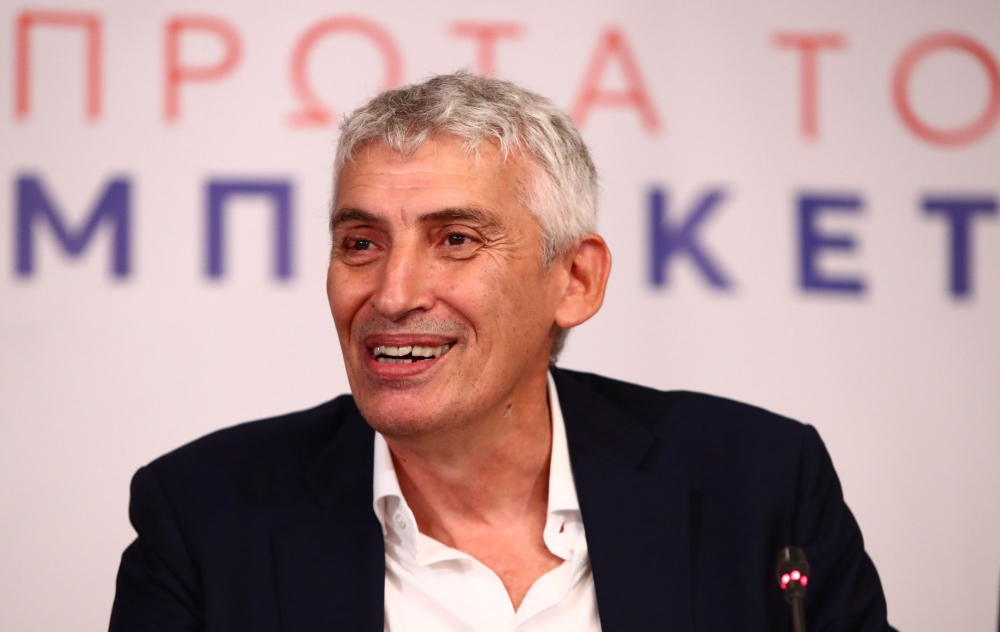
#> input picture oneoff/fasoulas.jpg, 2000 x 1263 px (shown at 1/2 size)
$ python fix_once.py
#> lines starting #> are read from the running program, lines starting #| are printed output that depends on the picture
#> (reads oneoff/fasoulas.json from the repository)
### card.py
"""Featured images we draw ourselves (no third-party photos -> no copyright risk)."""
import io
import os
import textwrap
import urllib.request

from PIL import Image, ImageDraw, ImageFont

W, H = 1200, 675
HERE = os.path.dirname(os.path.abspath(__file__))
BLACK = os.path.join(HERE, "fonts", "NotoSans-Black.ttf")
BOLD = os.path.join(HERE, "fonts", "NotoSans-Bold.ttf")
ORANGE = (245, 132, 38)


def _rgb(hex_):
    hex_ = hex_.lstrip("#")
    return tuple(int(hex_[i:i + 2], 16) for i in (0, 2, 4))


def _darken(c, f=0.55):
    return tuple(int(v * f) for v in c)


def _font(path, size):
    return ImageFont.truetype(path, size)


# [8 lines left out: function _fit, not called in this run]


_logos = {}


# [105 lines left out: functions _logo, crest_colour, _badge, _footer, game_card, news_card and 1 more, not called in this run]


YUNET = os.path.join(os.path.dirname(os.path.abspath(__file__)), "models", "face_detection_yunet_2023mar.onnx")


def _face(photo):
    """(x, y, w, h) of the largest real face, or None.

    YuNet (OpenCV's neural face detector, model in models/) first: it ignores shoes, shirts and tiny faces in the
    crowd that the old Haar cascade took for faces (2026-10-29: photos of a torso / of legs went on articles).
    Only a confident (score >= 0.8), sizeable face (>= 8% of the height) counts. Haar is only the fallback
    when YuNet is unavailable. Needs opencv-python-headless < 5."""
    try:
        import cv2
        import numpy as np
    except Exception:            # OpenCV missing: fall back to the plain crop
        return None
    arr = np.array(photo)
#> arr is the input picture: shape (1263, 2000, 3); mean R, G, B 177.3, 148.8, 149.8
    if os.path.exists(YUNET) and hasattr(cv2, "FaceDetectorYN"):
        try:
            bgr = cv2.cvtColor(arr, cv2.COLOR_RGB2BGR)
            scale = min(1.0, 1280 / max(photo.size))       # big Commons originals: detect on a smaller copy
            if scale < 1:
                bgr = cv2.resize(bgr, (int(photo.width * scale), int(photo.height * scale)))
            h, w = bgr.shape[:2]
            det = cv2.FaceDetectorYN.create(YUNET, "", (w, h), 0.8, 0.3, 5000)
            _, faces = det.detect(bgr)
            faces = [] if faces is None else [f for f in faces if f[3] >= h * 0.08]
            if not faces:
                return None
            f = max(faces, key=lambda f: f[2] * f[3])
            return tuple(int(round(v / scale)) for v in f[:4])
        except Exception:
            pass
    try:
        gray = cv2.cvtColor(arr, cv2.COLOR_RGB2GRAY)
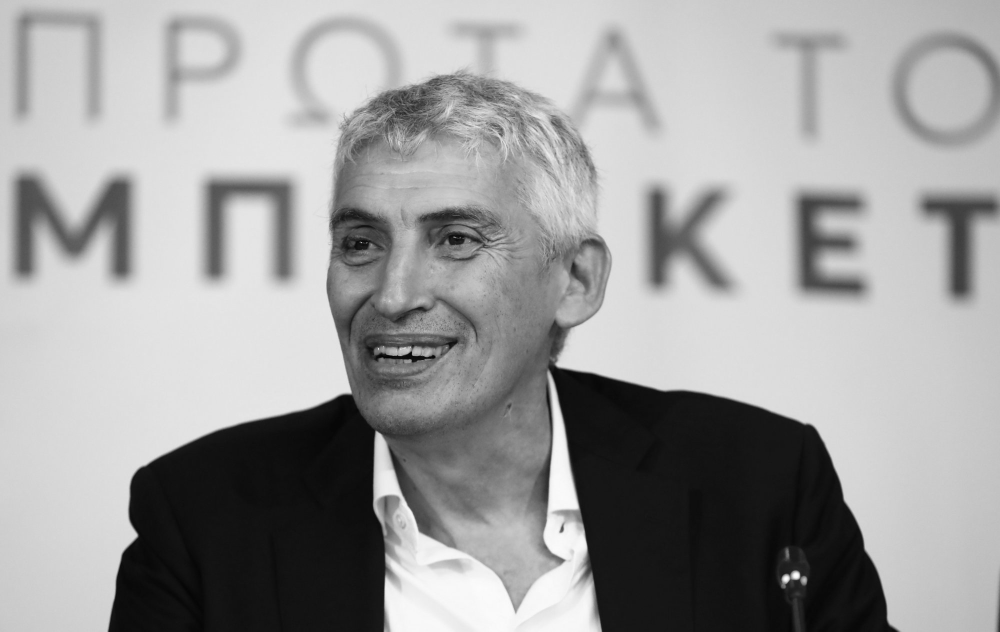
#> gray: shape (1263, 2000) (shown at 1/2 size); min 1, max 254, mean 157.5
        det = cv2.CascadeClassifier(cv2.data.haarcascades + "haarcascade_frontalface_default.xml")
        faces = det.detectMultiScale(gray, 1.1, 6, minSize=(max(60, photo.width // 16),) * 2)
#> faces = [[561, 284, 505, 505]]
    except Exception:
        return None
    if len(faces) == 0:
        return None
    return tuple(int(v) for v in max(faces, key=lambda f: f[2] * f[3]))


# [7 lines left out: function face_share, not called in this run]


def photo_card(path, photo):
    """Person photo filling the whole 16:9 frame (user, 2026-10-28: widescreen, never a narrow photo
    between blurred bars), cropped so the whole head stays visible: some room above the hair, face a bit
    above the middle."""
    from PIL import ImageEnhance, ImageFilter
    face = _face(photo)
#> face = (561, 284, 505, 505)
    scale = max(W / photo.width, H / photo.height)
#> scale = 0.6
    if face and face[3] * scale > H * 0.75:
        # a very tight portrait: filling the width would cut the face, so it stays a little narrower
        # (face at 60% of the height) on a blurred, darkened copy of itself
        small = min(scale, H * 0.6 / face[3])
        fg = photo.resize((round(photo.width * small), round(photo.height * small)), Image.LANCZOS)
        fy = face[1] * small
        top = int(min(max(fy - face[3] * small * 0.3, 0), max(fg.height - H, 0)))
        fg = fg.crop((0, top, fg.width, min(top + H, fg.height)))
        bg = photo.resize((round(photo.width * scale) + 1, round(photo.height * scale) + 1), Image.LANCZOS)
        bg = bg.crop(((bg.width - W) // 2, (bg.height - H) // 2, (bg.width - W) // 2 + W, (bg.height - H) // 2 + H))
        out = ImageEnhance.Brightness(bg.filter(ImageFilter.GaussianBlur(30))).enhance(0.5)
        out.paste(fg, ((W - fg.width) // 2, (H - fg.height) // 2))
        out.save(path, "JPEG", quality=90)
        return path
    img = photo.resize((max(W, round(photo.width * scale)), max(H, round(photo.height * scale))), Image.LANCZOS)
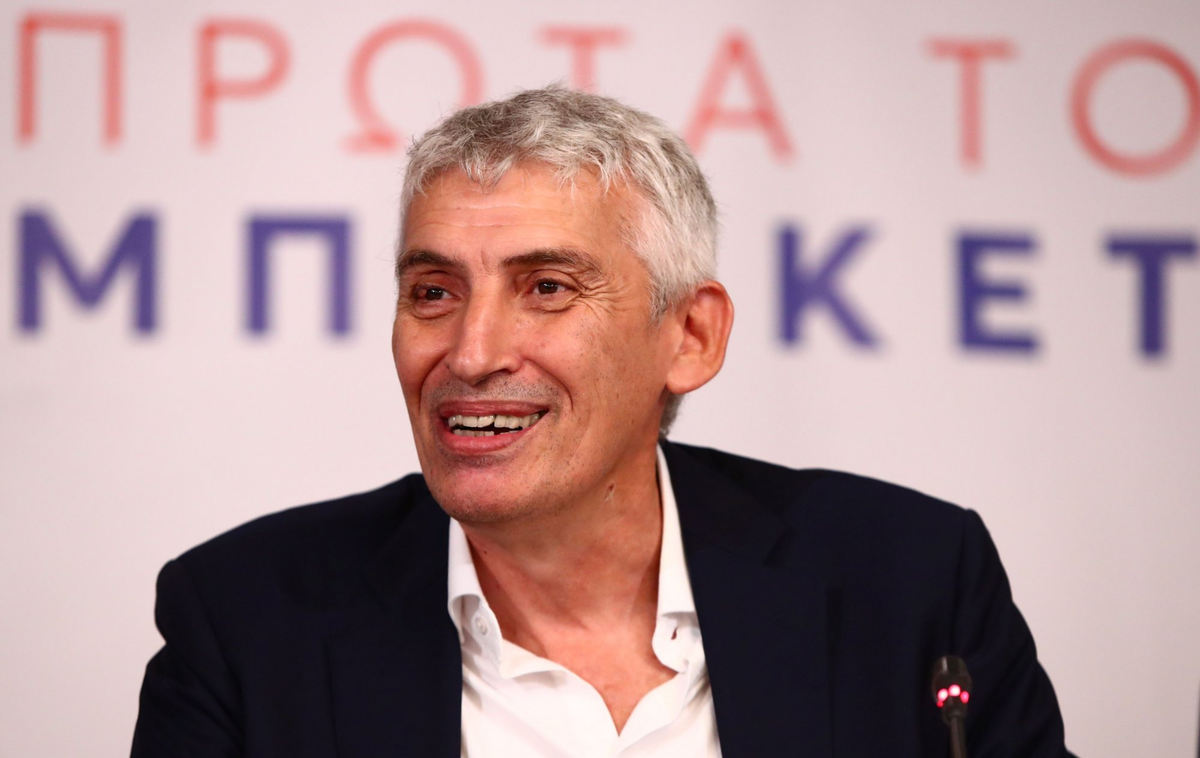
#> img: PIL image 1200x758 RGB; mean R, G, B 177.3, 148.8, 149.8
    if face:
        fx, fy, fh = (face[0] + face[2] / 2) * scale, face[1] * scale, face[3] * scale
#> fx = 488.1; fy = 170.4; fh = 303
        left = fx - W / 2
#> left = -111.9
        top = min(fy - fh * 0.55, fy + fh * 0.5 - H * 0.42)     # hair above the box; face above the middle
#> top = 3.75
    else:                                   # no face found: portraits keep the top, landscapes the centre
        left, top = (img.width - W) / 2, (img.height - H) * 0.06 if photo.width >= photo.height else 0
    left = int(min(max(left, 0), img.width - W))
#> left = 0
    top = int(min(max(top, 0), img.height - H))
#> top = 3
    img.crop((left, top, left + W, top + H)).save(path, "JPEG", quality=90)
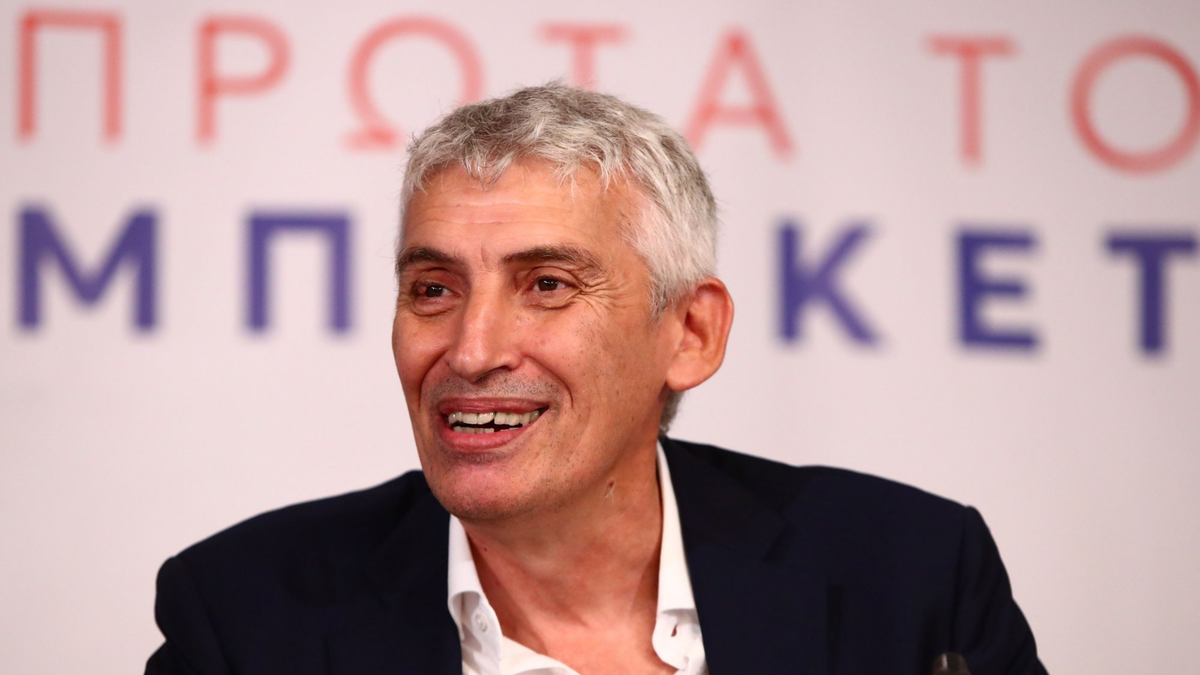
#> saved as tmp16w7s79f.jpg: PIL image 1200x675 RGB; mean R, G, B 184.8, 154.3, 154.9
    return path


# [10 lines left out: function league_card, not called in this run]

### bot.py
#!/usr/bin/env python3
"""Totalbasket news bot.

Every run:
  1. finds finished NBA games (ESPN) that we have not covered -> one article per game
  2. finds new NBA news (ESPN, RealGM) and news from the Italian, Spanish and French leagues
     (see sources.FEEDS)
  3. has Claude write an original Greek article for each, picks a featured image,
     and publishes it to totalbasket.gr in the league's category.

Env:
  WP_URL (default https://totalbasket.gr), WP_USER, WP_APP_PASSWORD
  WP_STATUS   publish | draft          (default publish)
  DRY_RUN=1   write articles to ./out instead of WordPress
  CLAUDE_MODEL (default sonnet) writes, TRIAGE_MODEL (default haiku) pre-screens news; MAX_POSTS (default 10)
  CLAUDE_CODE_OAUTH_TOKEN or ANTHROPIC_API_KEY  (used by the claude CLI)
"""
import base64
import datetime as dt
import html
import json
import os
import re
import subprocess
import sys
import tempfile
import time
import unicodedata
import urllib.error
import urllib.parse
import urllib.request

import boxscore
import card
import euro
import library
import photos
import sources
import standings
from sources import LEAGUES
from teams import TEAMS, colours, greek, logo_url

HERE = os.path.dirname(os.path.abspath(__file__))
STATE_FILE = os.path.join(HERE, "state.json")
ESPN = "https://site.api.espn.com/apis/site/v2/sports/basketball/nba"
ESPN_CONTENT = "https://content.core.api.espn.com/v1/sports/news/"

WP_URL = os.environ.get("WP_URL", "https://totalbasket.gr").rstrip("/")
WP_STATUS = os.environ.get("WP_STATUS", "publish")
DRY_RUN = os.environ.get("DRY_RUN") == "1"
# the bot runs on the owner's Claude subscription and shares its weekly limit: Opus for every item
# used it up in two days (2026-10-23), so a cheap model screens news first and Sonnet writes
MODEL = os.environ.get("CLAUDE_MODEL", "sonnet")
TRIAGE_MODEL = os.environ.get("TRIAGE_MODEL", "haiku")
# plain `claude -p` sends Claude Code's whole system prompt + tool list (~32k tokens) with every call;
# these flags cut a call to ~1k tokens plus the prompt (measured 2026-10-24)
LEAN = ["--max-turns", "1", "--tools", "", "--strict-mcp-config", "--setting-sources", "",
        "--system-prompt", "Είσαι συντάκτης ελληνικού αθλητικού site. Απαντάς μόνο με ένα JSON αντικείμενο.",
        "--effort", "low"]


def claude_cmd(model):
    return ["claude", "-p", "--output-format", "json", "--model", model, *LEAN]
MAX_POSTS = int(os.environ.get("MAX_POSTS", "15"))          # NBA articles per run (user 17/11: 15)
LEAGUE_POSTS = int(os.environ.get("LEAGUE_POSTS", "4"))     # per other league per run
TOTAL_POSTS = int(os.environ.get("TOTAL_POSTS", "35"))
ONLY = set(filter(None, os.environ.get("ONLY_LEAGUES", "").split(",")))   # test runs: e.g. "lba,acb,lnb"
GAMES_ONLY = os.environ.get("GAMES_ONLY") == "1"   # the 10-minute game-night job: results only, no news feeds
NBA_LOGO = "https://a.espncdn.com/i/teamlogos/leagues/500/nba.png"   # last resort, never a text card
NBA_CATEGORY = 6
NBA_TAG = 153
TAG_2ND_TOP = 113               # the run's most important article
TAG_3RD_TOP = 114               # 2 NBA articles per run (promote_top); European news only when important
EUROPE_TOP_IMPORTANCE = 7       # European league news gets 3rdTOP from this importance up
TAG_TOP = 112                   # main headline: EuroLeague results of Panathinaikos / Olympiacos
GREEK_EL = re.compile(r"(?i)panathinaikos|olympiacos")
GREEK_EC = re.compile(r"(?i)\baris\b|\bpaok\b")


# [8 lines left out: function euro_top_tag, not called in this run]
SKIP_SEASON_TYPES = {1, 4}       # preseason, all-star
RECAP_WAIT_HOURS = 3             # wait this long for the AP recap (it carries the quotes)
EURO_WAIT_HOURS = float(os.environ.get("EURO_WAIT_HOURS", "0"))   # user wants the result article right after the game
NEWS_MAX_AGE_HOURS = float(os.environ.get("NEWS_MAX_AGE_HOURS") or 30)   # a new feed's first run may look further back
MAX_JUDGE = int(os.environ.get("MAX_JUDGE") or 0)   # >0 overrides each feed's max_judge (backlog runs)
MAX_ATTEMPTS = 3

UA = {"User-Agent": "Mozilla/5.0 (Macintosh; Intel Mac OS X 10_15_7) AppleWebKit/537.36 (KHTML, like Gecko) Chrome/130.0 Safari/537.36"}


def log(*a):
    print(time.strftime("%H:%M:%S"), *a, flush=True)


def now():
    return dt.datetime.now(dt.timezone.utc)


# [152 lines left out: functions retry, get_json, strip_html, load_state, save_state, finished_games and 4 more, not called in this run]


# ---------------------------------------------------------------- Claude

STYLE = """Είσαι συντάκτης του ελληνικού site μπάσκετ totalbasket.gr και γράφεις για το NBA και τα ευρωπαϊκά πρωταθλήματα.

Κανόνες:
- Γράφεις ΠΡΩΤΟΤΥΠΟ άρθρο στα ελληνικά, με δικά σου λόγια. ΔΕΝ μεταφράζεις παράγραφο-παράγραφο το ξένο κείμενο (αγγλικό, ιταλικό, ισπανικό ή γαλλικό).
- Χρησιμοποιείς ΜΟΝΟ γεγονότα, αριθμούς και δηλώσεις που υπάρχουν στα δεδομένα. Δεν εφευρίσκεις τίποτα.
- Για στατιστικά παικτών, αν διαφέρει το recap από το box score, ισχύει το box score.
- Δηλώσεις προπονητών/παικτών: μεταφράζεις στα ελληνικά, μέσα σε «εισαγωγικά», με σαφή απόδοση (ποιος το είπε). Διάλεξε τις 1-3 πιο ενδιαφέρουσες.
- Ονόματα παικτών/προπονητών με ελληνικούς χαρακτήρες όπως τα γράφουν τα ελληνικά αθλητικά site (π.χ. Λεμπρόν Τζέιμς, Νίκολα Γιόκιτς, Βίκτορ Ουεμπανιάμα, Σάι Γκίλτζιους-Αλεξάντερ, Γιάννης Αντετοκούνμπο).
- NBA ομάδες με το ελληνικό τους παρατσούκλι όπως δίνεται στα δεδομένα (Λέικερς, Σέλτικς, Νικς ...). Εναλλακτικά για ποικιλία η πόλη (π.χ. «το Λος Άντζελες», «η Βοστώνη»).
- Ευρωπαϊκές ομάδες όπως τις γράφει ο ελληνικός αθλητικός τύπος (π.χ. Ρεάλ Μαδρίτης, Μπαρτσελόνα, Μπασκόνια, Βαλένθια, Μάλαγα, Βίρτους Μπολόνια, Αρμάνι Μιλάνο, Νάπολι, Μάξιμα Ρόμα, Παρί, Βιλερμπάν, Μονακό, Λε Μαν).
- Αν συμμετέχει Έλληνας παίκτης ή προπονητής, τον αναδεικνύεις.
- Ύφος ζωντανό, δημοσιογραφικό, όπως ένα ελληνικό αθλητικό site. Όροι όπως triple-double, double-double, rookie, clutch μένουν στα αγγλικά.
- Μορφή κειμένου: 4-6 παράγραφοι, HTML μόνο με <p class="wp-block-paragraph">, <strong> (λίγο, για τα πιο σημαντικά) και <blockquote class="wp-block-quote"><p>...</p></blockquote> αν θες για μία δήλωση. Τίποτα άλλο.
- Τίτλος: σύντομος, πιασάρικος, ελληνικός, χωρίς τελεία, χωρίς emoji. Μπορεί να έχει δήλωση σε «» ή θαυμαστικό όπως ο ελληνικός αθλητικός τύπος.
- Μην αναφέρεις ESPN, AP ή άλλο μέσο ως πηγή του κειμένου.
- Αν το κείμενο της πηγής είναι πολύ σύντομο, γράψε σύντομη είδηση (2-3 παράγραφοι) μόνο με όσα υπάρχουν· μην «φουσκώνεις».
- Αν ένα όνομα υπάρχει ήδη γραμμένο στους τίτλους του "already_on_site", χρησιμοποίησε ΑΚΡΙΒΩΣ την ίδια ελληνική γραφή.
- Τίτλος και κείμενο ΜΟΝΟ με ελληνικούς χαρακτήρες στα ονόματα (ποτέ μισό ελληνικά μισό λατινικά, π.χ. «Εμπίντ» και όχι «Εμπίid»).
- photo_person: αν το άρθρο αφορά κυρίως ΕΝΑ πρόσωπο (παίκτη/προπονητή/στέλεχος), το πλήρες όνομά του στα ΑΓΓΛΙΚΑ (π.χ. "Joel Embiid"), αλλιώς "".
- photo_people: τα πλήρη ονόματα στα ΑΓΓΛΙΚΑ (όπως στη Wikipedia) των 1-3 πιο σημαντικών προσώπων του άρθρου, το σημαντικότερο πρώτο (για τη φωτογραφία).
- main_team: η ομάδα που αφορά κυρίως το άρθρο, με το επίσημο λατινικό της όνομα (π.χ. "Real Madrid Baloncesto", "Olimpia Milano", "Paris Basketball"), αλλιώς "".
- importance: 1-10 πόσο σημαντικό/ελκυστικό είναι για Έλληνα αναγνώστη (σούπερ σταρ, Έλληνες παίκτες, μεγάλες μεταγραφές = υψηλά).
- excerpt: ο υπότιτλος/περίληψη, 1-2 προτάσεις με το βασικό γεγονός.
- tagline: μία σύντομη πρόταση (έως 120 χαρακτήρες) που μπαίνει κάτω από τον τίτλο· συμπληρώνει τον τίτλο, δεν τον επαναλαμβάνει.
- meta_description: για τη Google, 130-155 χαρακτήρες, με τα κύρια ονόματα (πρόσωπο, ομάδα, διοργάνωση) και το γεγονός, φυσικά γραμμένο.
- tags: 3-6 ετικέτες στα ελληνικά όπως τις γράφει ο ελληνικός τύπος: τα πλήρη ονόματα των κύριων προσώπων (π.χ. «Γιάννης Αντετοκούνμπο»), οι ομάδες (π.χ. «Παναθηναϊκός», «Λέικερς») και η διοργάνωση αν ταιριάζει. Όχι γενικές λέξεις (π.χ. «μπάσκετ», «νίκη»).

Απαντάς ΜΟΝΟ με ένα JSON αντικείμενο, χωρίς τίποτα άλλο:
{"publish": true, "reason": "", "title": "...", "excerpt": "1-2 προτάσεις", "content": "<p ...>...</p>", "people": ["ελληνικά ονόματα των 1-4 κύριων προσώπων"], "photo_person": "", "photo_people": [], "tagline": "", "meta_description": "", "tags": [], "main_team": "", "importance": 5}"""

STATS_NOTE = """
Τα δεκάλεπτα και οι γραμμές στατιστικών των ομάδων προστίθενται ΑΥΤΟΜΑΤΑ στο τέλος· μην τα γράψεις εσύ ως λίστα.
Δώσε επιπλέον στο JSON:
"names_gr": {"<όνομα όπως στα δεδομένα>": "<ελληνικό ΕΠΩΝΥΜΟ>"} για ΟΛΟΥΣ τους παίκτες που αγωνίστηκαν και τους προπονητές,
"teams_gr": {"<όνομα ομάδας όπως στα δεδομένα>": "<ελληνικό όνομα ομάδας όπως το γράφει ο ελληνικός τύπος>"}."""

GAME_TASK = """Γράψε το άρθρο για τον αγώνα. Στην αρχή το τελικό σκορ και ο πρωταγωνιστής, μετά η εξέλιξη (περίοδοι, κρίσιμο σημείο),
οι κορυφαίοι και των δύο ομάδων με αριθμούς, οι δηλώσεις αν υπάρχουν στο recap, και τα ρεκόρ των ομάδων. Το publish είναι πάντα true.""" + STATS_NOTE

EURO_GAME_TASK = """Γράψε το άρθρο για τον αγώνα ({comp}). Τίτλος στο ύφος των ελληνικών site, π.χ. «Γηπεδούχος – Φιλοξενούμενη 85-80: ...»
(πρώτα η γηπεδούχος). Στην αρχή το τελικό σκορ και ο πρωταγωνιστής, μετά η εξέλιξη με βάση τα δεκάλεπτα (ποια ομάδα προηγήθηκε,
πού κρίθηκε), οι κορυφαίοι και των δύο ομάδων με αριθμούς (πόντοι, ριμπάουντ, ασίστ, PIR). Δεν υπάρχουν δηλώσεις στα δεδομένα:
ΜΗΝ γράψεις δηλώσεις. 3-5 παράγραφοι. Το publish είναι πάντα true.""" + STATS_NOTE


STANDINGS_TASK = """Γράψε άρθρο για τη βαθμολογία της {comp} μετά τους αγώνες της βραδιάς ({round}η αγωνιστική· η αγωνιστική μπορεί
να μην έχει ολοκληρωθεί, τότε γράψε «μετά τα πρώτα/τα χθεσινά παιχνίδια της Χης αγωνιστικής»). Τίτλος στο ύφος των ελληνικών site,
π.χ. «Η βαθμολογία της EuroLeague μετά τη νίκη του Παναθηναϊκού επί της Αρμάνι» (αν έπαιξε ελληνική ομάδα, εκείνη πρώτα).
2-3 σύντομες παράγραφοι: τα αποτελέσματα της βραδιάς, πού βρίσκονται οι ελληνικές ομάδες και ποιοι είναι στην κορυφή / στις
θέσεις που προκρίνονται. Μόνο αριθμοί από τα δεδομένα. Ο πίνακας της βαθμολογίας προστίθεται ΑΥΤΟΜΑΤΑ στο τέλος· μην τον γράψεις.
Τα ονόματα των ομάδων είναι ήδη στα ελληνικά στα δεδομένα: γράψε τα ακριβώς έτσι. Ομίλους με το γράμμα τους («Όμιλος Δ», «στον Δ' όμιλο»).
ΜΗΝ αναφέρεις προπονητές ή παίκτες: δεν υπάρχουν στα δεδομένα. Το publish είναι πάντα true."""

TEAM_NAMES = """Δώσε το ελληνικό όνομα κάθε ομάδας μπάσκετ όπως το γράφει ο ελληνικός αθλητικός τύπος (π.χ. "Panathinaikos AKTOR Athens":
"Παναθηναϊκός", "Armani Olimpia Milan": "Αρμάνι Μιλάνο", "Real Madrid": "Ρεάλ Μαδρίτης", "Aris Thessaloniki": "Άρης",
"Bahcesehir College Istanbul": "Μπαχτσεσεχίρ", "Maxima Roma": "Μάξιμα Ρόμα", "Roma Basketball": "Ρόμα"). Σύντομα, με σωστό τονισμό,
δύο διαφορετικές ομάδες ΠΟΤΕ με το ίδιο όνομα, χωρίς χορηγικά ονόματα, μόνο ελληνικοί χαρακτήρες.
Απαντάς ΜΟΝΟ JSON: {{"<όνομα>": "<ελληνικά>", ...}}

ΟΜΑΔΕΣ:
{names}"""


# [23 lines left out: functions greek_team_names, stats_block, not called in this run]

LEAGUE_TASK = """Η είδηση αφορά το {about}. Αξιολόγησέ την. Βάλε publish=false (με reason) αν: δεν αφορά την πρώτη κατηγορία
αυτού του πρωταθλήματος (π.χ. Serie A2, LEB Oro, Élite 2, γυναικείο, εφηβικό), αν είναι live/ενδιάμεσο σκορ, διαφήμιση, τηλεοπτικό πρόγραμμα,
γνώμη/ανάλυση χωρίς είδηση, ή πολύ ασήμαντο. Βάλε publish=true για αποτελέσματα με ουσία, δηλώσεις, μεταγραφές, τραυματισμούς,
απολύσεις/προσλήψεις προπονητών, τιμωρίες, οικονομικά θέματα συλλόγων και ειδήσεις για Έλληνες παίκτες/προπονητές.
ΣΗΜΑΝΤΙΚΟ: στο "already_on_site" είναι οι τίτλοι που υπάρχουν ήδη στο site. Βάλε publish=false αν η είδηση καλύπτει το ίδιο θέμα
(π.χ. το ίδιο αποτέλεσμα αγώνα, την ίδια μεταγραφή). Αν υπάρχει ήδη άρθρο με δηλώσεις του ίδιου προσώπου από τις τελευταίες
ημέρες (π.χ. ίδια συνέντευξη με άλλη γωνία), βάλε επίσης publish=false· μία συνέντευξη = ένα άρθρο."""

NEWS_TASK = """Αξιολόγησε την είδηση. Βάλε publish=false (με reason) αν είναι: fantasy/στοιχηματική ανάλυση, λίστα/ranking/γνώμη αρθρογράφου,
βίντεο χωρίς ουσία, θέμα εκτός NBA, ή κάτι πολύ ασήμαντο. Βάλε publish=true για δηλώσεις προπονητών/παικτών, τραυματισμούς, μεταγραφές/ανταλλαγές/
συμβόλαια/απολύσεις, ρεκόρ, τιμωρίες και κάθε είδηση με ειδησεογραφική αξία, και γράψε το άρθρο.
ΣΗΜΑΝΤΙΚΟ: στο "already_on_site" είναι οι τίτλοι που υπάρχουν ήδη στο site. Βάλε publish=false αν η είδηση καλύπτει το ίδιο θέμα
(π.χ. είναι ουσιαστικά αποτέλεσμα/περίληψη αγώνα που ήδη υπάρχει, ή roundup αποτελεσμάτων). Δηλώσεις μετά από αγώνα με δικό τους θέμα επιτρέπονται."""


class AuthError(Exception):
    """Claude or WordPress rejected our key: stop the run, don't burn the item's attempts."""


class QuotaError(AuthError):
    """Claude usage limit reached: stop quietly, the next hourly run tries again."""


MIXED_SCRIPT = re.compile(r"[\u0370-\u03ff\u1f00-\u1fff][A-Za-z]|[A-Za-z][\u0370-\u03ff\u1f00-\u1fff]")


# [25 lines left out: functions ask_claude, _claude, not called in this run]


TRIAGE = """Είσαι αρχισυντάκτης του ελληνικού site μπάσκετ totalbasket.gr. Θέμα της ενότητας: {about}. {note}
Αποφάσισε ΜΟΝΟ από τίτλο και περίληψη αν αξίζει άρθρο. ΟΧΙ για: fantasy/στοίχημα, λίστες/rankings, γνώμη χωρίς είδηση,
live/ενδιάμεσα σκορ, τηλεοπτικό πρόγραμμα, κατώτερες κατηγορίες/γυναικείο/εφηβικό, πολύ ασήμαντα, ή θέμα που ήδη υπάρχει
στους τίτλους "already_on_site" (ίδιο αποτέλεσμα, ίδια μεταγραφή, ίδια συνέντευξη). ΝΑΙ για δηλώσεις, τραυματισμούς,
μεταγραφές/συμβόλαια/απολύσεις, ρεκόρ, τιμωρίες, ειδήσεις για Έλληνες.
Απαντάς ΜΟΝΟ JSON: {{"publish": true/false, "reason": "σύντομα"}}

ΔΕΔΟΜΕΝΑ:
{data}"""


# [15 lines left out: functions triage, _ask_claude, not called in this run]


# ---------------------------------------------------------------- WordPress

WRITE_GAP = 4          # seconds between WordPress writes
_last_write = 0.0


def wp(method, path, data=None, headers=None, raw=None):
#> (the run stopped early here; a loop or call above may not have finished)
